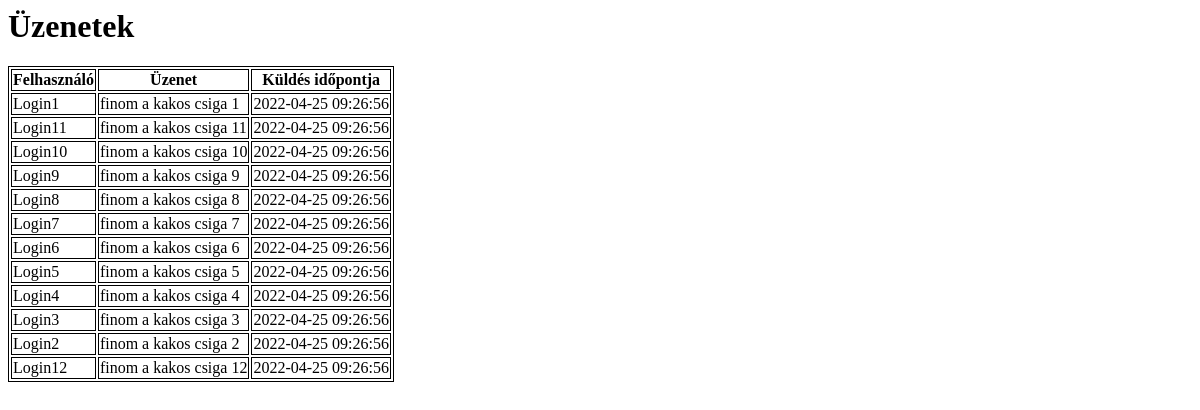
Before: /templates/pages/uzenetek.tpl.php with the older database file.
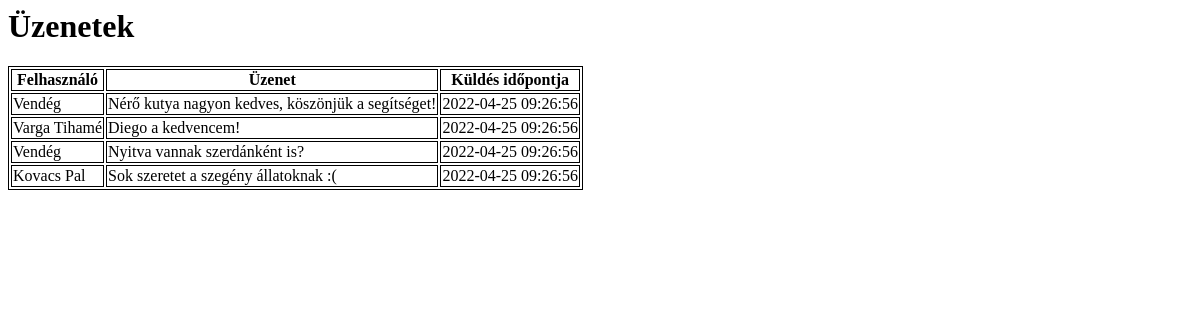
After: the same page with the newer database file.
### tables this page shows
CREATE TABLE `messages` (
  `id` int(10) unsigned NOT NULL auto_increment,
  `bejelentkezes` varchar(12) NOT NULL default '',
  `uzenet` varchar(200) NOT NULL default '',
  `idobelyeg` TIMESTAMP DEFAULT CURRENT_TIMESTAMP ON UPDATE CURRENT_TIMESTAMP,
  PRIMARY KEY  (`id`)
);

### templates/pages/uzenetek.tpl.php (the view, shortened to what this page needs)
<?php
	try {
		$pdo = new PDO('mysql:host=localhost;dbname=gyakorlat7', 'root', '',array(PDO::ATTR_ERRMODE=>PDO::ERRMODE_EXCEPTION));
		$pdo->query('SET NAMES utf8 COLLATE utf8_hungarian_ci');
		$utasitas = "Select bejelentkezes,uzenet,idobelyeg From messages Order by idobelyeg DESC";
		$eredm = $pdo->query($utasitas);
	}
	catch (PDOException $e) {
		echo "Hiba: ".$e->getMessage();
	}
?>
<h1>Üzenetek</h1>
<table>
	<tr align="center"><td><b>Felhasználó</b></td><td><b>Üzenet</b></td><td><b>Küldés időpontja</b></td></tr>
	<?php foreach ($eredm as $sor)
		print "<tr><td>" . $sor['bejelentkezes'] . "</td>"  . " <td>" .$sor['uzenet'] . "</td>"  . " <td>" .$sor['idobelyeg'] ."</td></tr>";
	?>
</table>

### templates/pages/uzenetek.tpl.php (style rules this page uses)
table, td, tr { border: 1px solid black; }

Changed rows visible on the page:
removed messages: bejelentkezes "Login11", uzenet "finom a kakos csiga 11", idobelyeg "2022-04-25 09:26:56"
removed messages: bejelentkezes "Login10", uzenet "finom a kakos csiga 10", idobelyeg "2022-04-25 09:26:56"
removed messages: bejelentkezes "Login9", uzenet "finom a kakos csiga 9", idobelyeg "2022-04-25 09:26:56"
removed messages: bejelentkezes "Login8", uzenet "finom a kakos csiga 8", idobelyeg "2022-04-25 09:26:56"
removed messages: bejelentkezes "Login7", uzenet "finom a kakos csiga 7", idobelyeg "2022-04-25 09:26:56"
removed messages: bejelentkezes "Login6", uzenet "finom a kakos csiga 6", idobelyeg "2022-04-25 09:26:56"
removed messages: bejelentkezes "Login5", uzenet "finom a kakos csiga 5", idobelyeg "2022-04-25 09:26:56"
removed messages: bejelentkezes "Login12", uzenet "finom a kakos csiga 12", idobelyeg "2022-04-25 09:26:56"
changed messages: bejelentkezes "Login1" → "Vendég"; uzenet "finom a kakos csiga 1" → "Nérő kutya nagyon kedves, köszönjük a segítséget!"
changed messages: bejelentkezes "Login2" → "Varga Tihamé"; uzenet "finom a kakos csiga 2" → "Diego a kedvencem!"; moves up the list
changed messages: bejelentkezes "Login3" → "Vendég"; uzenet "finom a kakos csiga 3" → "Nyitva vannak szerdánként is?"; moves down the list
changed messages: bejelentkezes "Login4" → "Kovacs Pal"; uzenet "finom a kakos csiga 4" → "Sok szeretet a szegény állatoknak :("
